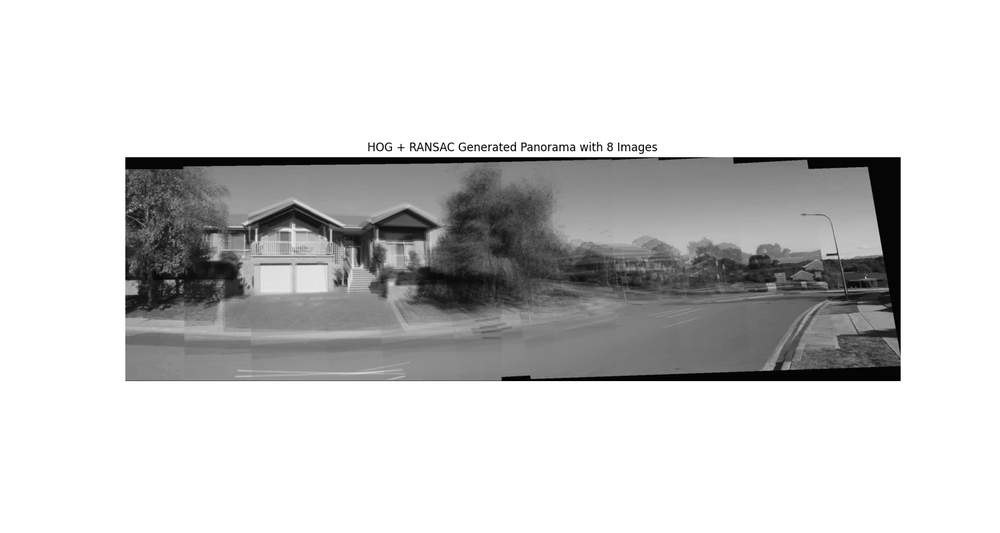
#> input picture panaromic/HogRansacPanoramic.png, 1000 x 533 px, shrunk from 1500 x 800 before the run
$ python -i panorama.py   (imports and definitions only)
#> lines starting #> are read from the running program, lines starting #| are printed output that depends on the picture
#> further down, picture is the input picture: shape (533, 1000); min 0, max 255, mean 207.6
import numpy as np
from skimage import filters
from skimage.util.shape import view_as_blocks
from scipy.spatial.distance import cdist
from scipy.ndimage.filters import convolve

from utils import pad, unpad


def harris_corners(img, window_size=3, k=0.04):
    """
    Compute Harris corner response map. Follow the math equation
    R=Det(M)-k(Trace(M)^2).
    Hint:
        You may use the function scipy.ndimage.filters.convolve,
        which is already imported above

    Args:
        img: Grayscale image of shape (H, W)
        window_size: size of the window function
        k: sensitivity parameter
    Returns:
        response: Harris response image of shape (H, W)
    """
#> called with window_size = 3, k = 0.04

    H, W = img.shape
#> H = 533; W = 1000
    window = np.ones((window_size, window_size))

    response = np.zeros((H, W))

    dx = filters.sobel_v(img)
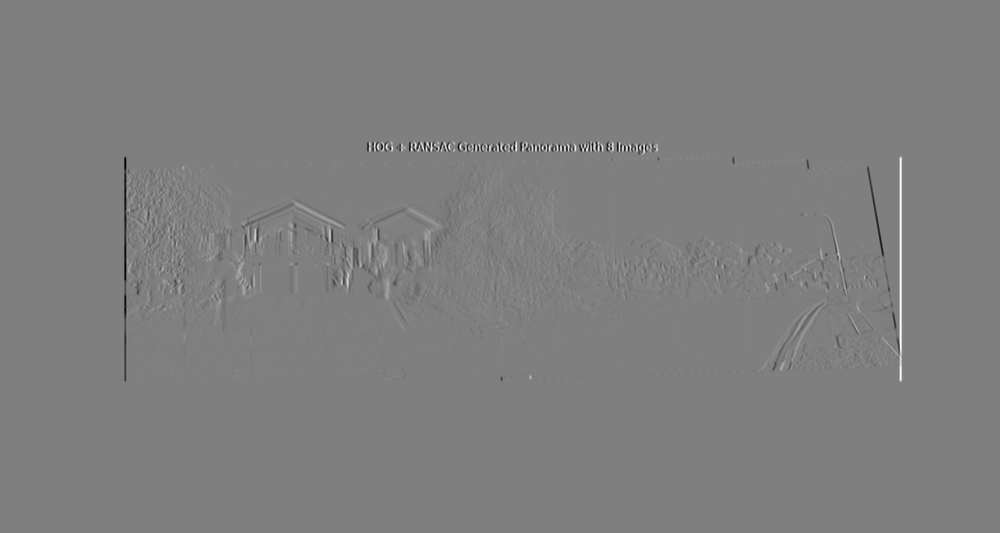
#> dx: shape (533, 1000) float64; min -1, max 1, mean 5.17e-20; drawn with min black and max white
    dy = filters.sobel_h(img)
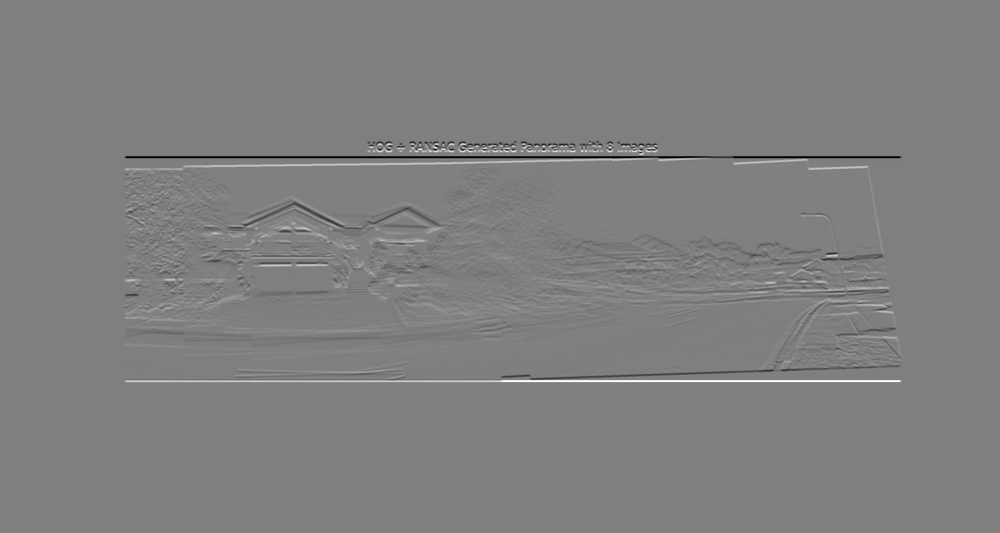
#> dy: shape (533, 1000) float64; min -1, max 1, mean -4.27e-19; drawn with min black and max white

    ### YOUR CODE HERE
    dx2 = convolve(dx ** 2, window)
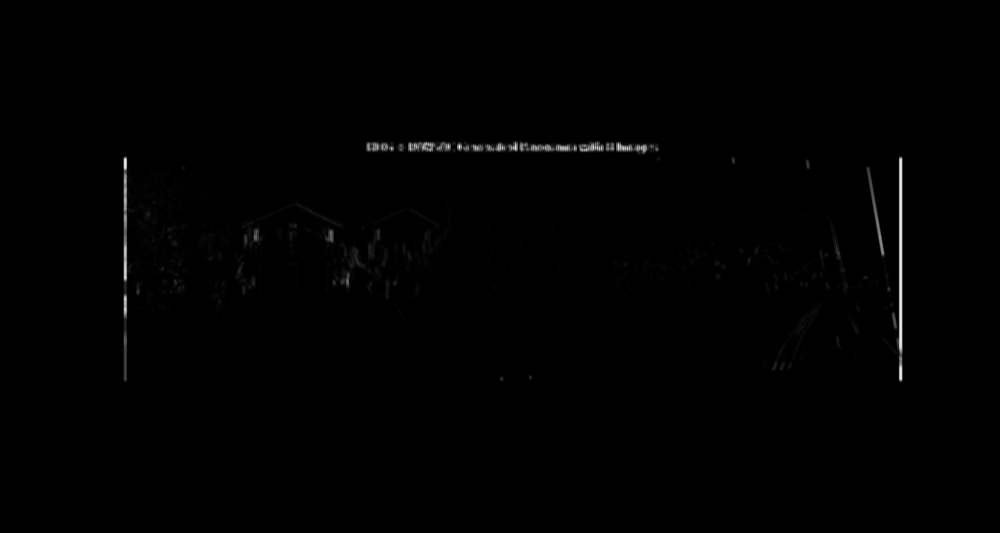
#> dx2: shape (533, 1000) float64; min 0, max 4.93, mean 0.0225; drawn with min black and max white
    dy2 = convolve(dy ** 2, window)
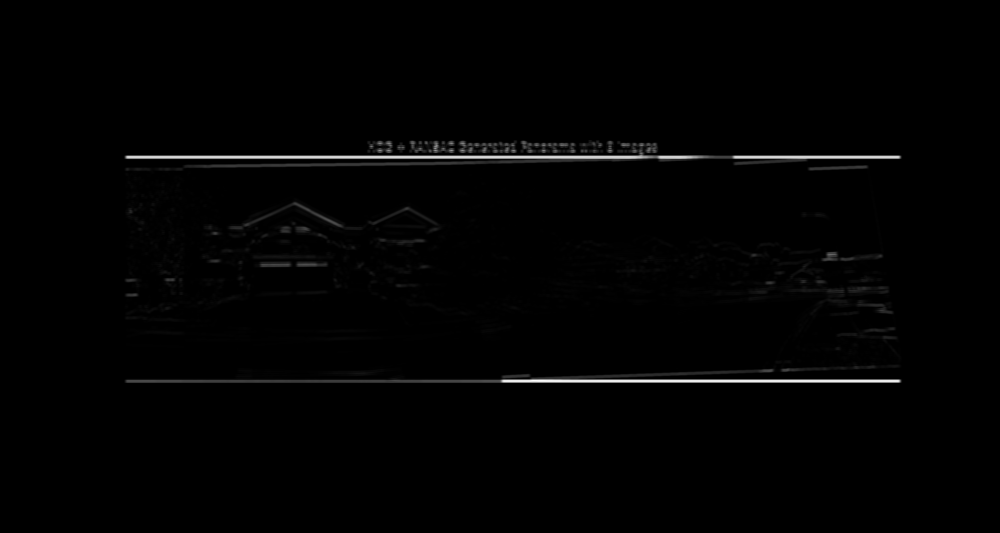
#> dy2: shape (533, 1000) float64; min 0, max 5.67, mean 0.0572; drawn with min black and max white
    dxy = convolve(dx * dy, window)

    for i in range(window_size // 2, H - window_size // 2):
        for j in range(window_size // 2, W - window_size // 2):
            M = np.array([[dx2[i][j], dxy[i][j]], [dxy[i][j], dy2[i][j]]])
            response[i][j] = np.linalg.det(M) - k * np.trace(M) ** 2
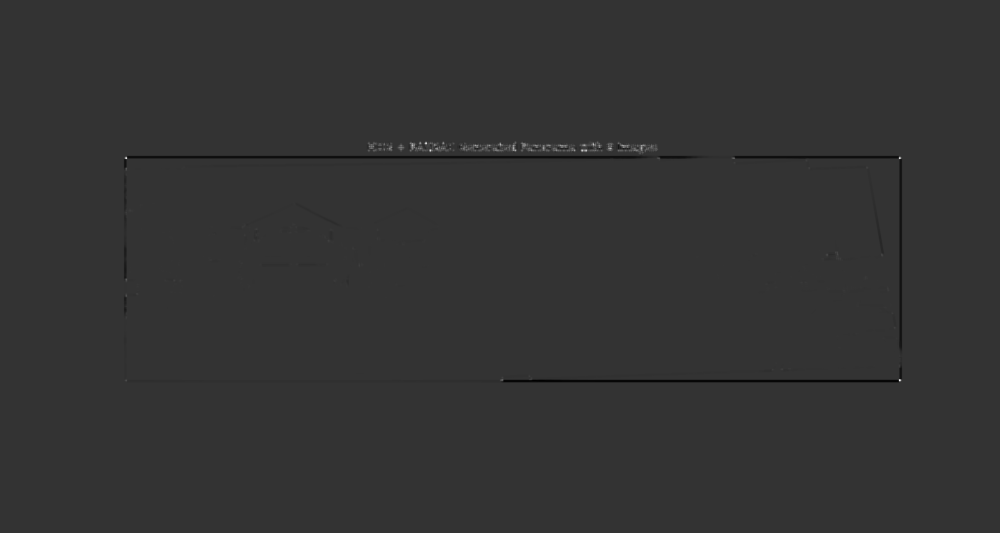
#> response: shape (533, 1000) float64; min -1.28, max 5.1, mean -0.00391; drawn with min black and max white
    ### END YOUR CODE

    return response


# [234 lines left out: functions simple_descriptor, describe_keypoints, match_descriptors, fit_affine_matrix, ransac, hog_descriptor, not called in this run]

>>> import cv2
>>> picture = cv2.imread('HogRansacPanoramic.png', cv2.IMREAD_GRAYSCALE)
>>> result = harris_corners(picture)
